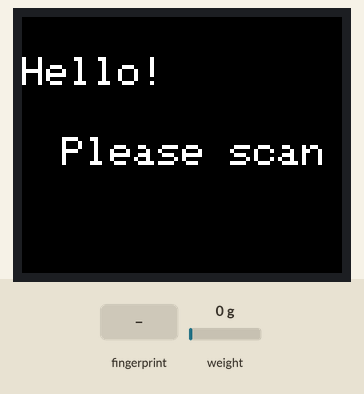
A sketch run on a simulated Arduino Mega 2560, built with avr-gcc and run on an emulated ATmega2560. Parts: 160×128 colour display. Inputs (shaded band) come from the test bench; at power-on: weight on the scale 0 g. What the sketch prints to the serial monitor is not drawn.

Above: at 3.3 s.
3.4 s: finger stored as number 1 placed on the sensor
At 6.5 s:
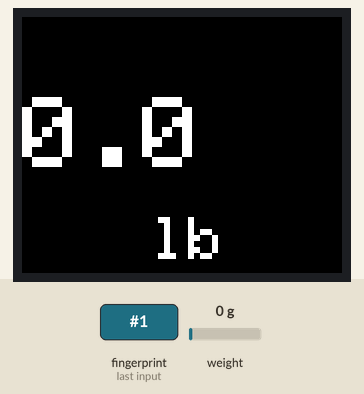
7.3 s: weight on the scale set to 100 g
At 8.6 s:
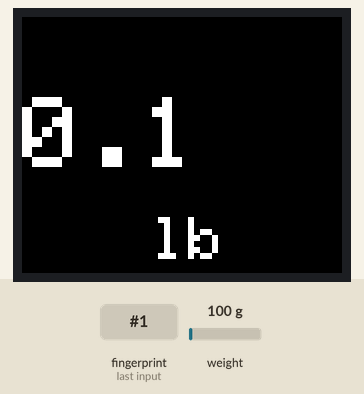
9.5 s: weight on the scale set to 1250 g
At 10.8 s:
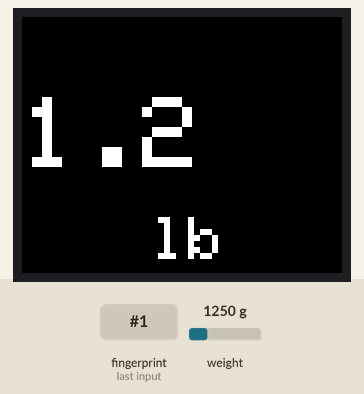
11.8 s: finger stored as number 1 placed on the sensor
At 18.1 s:
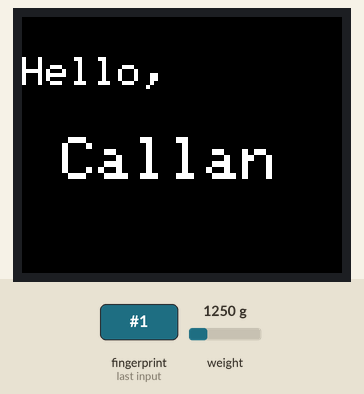
18.3 s: weight on the scale set to 2500 g
At 18.8 s:
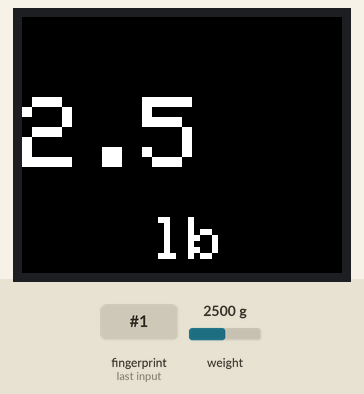
Timing chart, 0 to 21.3 s (numbered marks = the images above; inputs shaded):
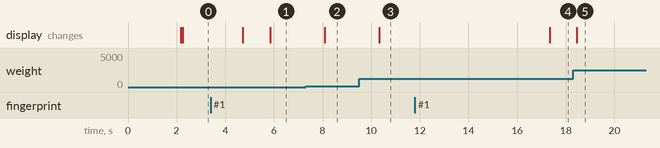

The sketch:

Prototype2.ino
```cpp
// (licence header left out)
/***************************
 * Modified by Connor Harrigan
 * Connor.Harrigan@uvm.edu
 * October 27th, 2020
 **************************/

 /*****
  * Base code for Sprint #2 of Fall 2020
  *****/

// Import libraries
#include "HX711.h"
#include <Adafruit_GFX.h>    // Core graphics library
#include <Adafruit_ST7735.h> // Hardware-specific library for ST7735
#include <Adafruit_ST7789.h> // Hardware-specific library for ST7789
#include <SPI.h>
#include <Adafruit_Fingerprint.h>

// Set with Connor on 10/26/2020
#define calibration_factor -10730.00

// Load cell pins
#define LOADCELL_DOUT_PIN  3
#define LOADCELL_SCK_PIN  2

// LCD pins
#define TFT_CS        10
#define TFT_RST        9
#define TFT_DC         8

// setup scanner
#if (defined(__AVR__) || defined(ESP8266)) && !defined(__AVR_ATmega2560__)
SoftwareSerial mySerial(4, 5);
#else
#define mySerial Serial1
#endif


/*****
 * INITIALIZATION OF ALL SENSORS
 *****/
// Create the scale
HX711 scale;

// create the screen
Adafruit_ST7735 tft = Adafruit_ST7735(TFT_CS, TFT_DC, TFT_RST);

// create the reader
Adafruit_Fingerprint finger = Adafruit_Fingerprint(&mySerial);


void setup() {
  Serial.begin(9600);
  Serial.println("Prototype 2 scale demo");

  // get the scale ready to go with a tare and set the
  scale.begin(LOADCELL_DOUT_PIN, LOADCELL_SCK_PIN);
  scale.set_scale(calibration_factor); //This value is obtained by using the SparkFun_HX711_Calibration sketch
  scale.tare(); //Assuming there is no weight on the scale at start up, reset the scale to 0

  // initialize finger print reader
  finger.begin(57600);
  delay(5);
  if (finger.verifyPassword()) {
    Serial.println("Found fingerprint sensor!");
  }
  else {
    Serial.println("Did not find fingerprint sensor :(");
  while (1) { delay(1); }
  }


  Serial.println("Readings:");

  // fills screen black
  tft.initR(INITR_BLACKTAB);
  tft.fillScreen(ST77XX_BLACK);

  // Adjusts screen display
  tft.setRotation(3);  // Rotate values 90 deg into landscape
  tft.setTextWrap(false);  // Remove text wrapping


}


void loop() {
  // read the scanner for 10 seconds
  for (int i = 0; i < 10; i++){
    int reading = getFingerprintIDez();
    Serial.print(reading);
    if(reading == 1){
      tft.fillScreen(ST77XX_BLACK);
      tft.setCursor(0,20);  // Display name value in center of the screen
      tft.setTextSize(2);  // Set name value to max font size
      tft.println("Hello,");  // Display name value to 0.01
      tft.setCursor(20,60); // Display units at bottom of screen
      tft.setTextSize(3);  // Set units to medium font size
      tft.print("Callan");  // Display name
      delay(1000);

      break; // break from for loop iff the person is identified
    }

    else if(reading != 1){
      tft.fillScreen(ST77XX_BLACK);
      tft.setCursor(0,20);  // Display name value in center of the screen
      tft.setTextSize(2);  // Set name value to max font size
      tft.println("Hello!");  // Display name value to 0.01
      tft.setCursor(20,60); // Display units at bottom of screen
      tft.setTextSize(2);  // Set units to medium font size
      tft.print("Please scan finger");  // Display name
    }
    delay(1000);
  }

  // display the weight for 5 seconds
  for (int i = 0; i < 10; i++){
    float weight = scale.get_units();
    //print to console
    Serial.print("Reading: ");
    Serial.print(weight, 1); //scale.get_units() returns a float
    Serial.print(" lbs"); //You can change this to kg but you'll need to refactor the calibration_factor
    Serial.println();

    // print to screen
    tft.fillScreen(ST77XX_BLACK);
    tft.setCursor(0,40);  // Display weight value in center of the screen
    tft.setTextSize(5);  // Set weight value to max font size
    tft.print(weight, 1);  // Display weight value to 0.1
    tft.setCursor(65,100); // Display units at bottom of screen
    tft.setTextSize(3);  // Set units to medium font size
    tft.print("lb");  // Display units

    delay(1000);
  }


}


int getFingerprintIDez() {
  uint8_t p = finger.getImage();
  if (p != FINGERPRINT_OK)  return -1;

  p = finger.image2Tz();
  if (p != FINGERPRINT_OK)  return -1;

  p = finger.fingerFastSearch();
  if (p != FINGERPRINT_OK)  return -1;

  // found a match!
  Serial.print("Found ID #"); Serial.print(finger.fingerID);
  Serial.print(" with confidence of "); Serial.println(finger.confidence);
  return finger.fingerID;
}
```

Measured:
- after the input at 3.4 s, the display: first changes after 1.3 s (image 1 shows a later state)
- after the input at 7.3 s, the display: changes after 0.79 s (image 2)
- after the input at 9.5 s, the display: changes after 0.84 s (image 3)
- after the input at 11.8 s, the display: changes after 5.5 s (image 4)
